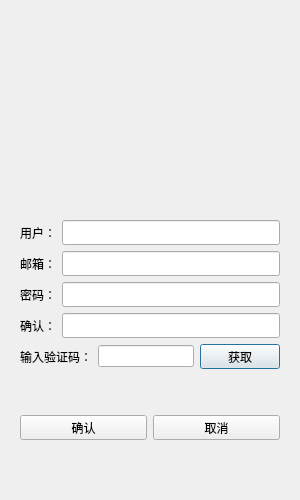
<?xml version="1.0" encoding="UTF-8"?>
<ui version="4.0">
 <class>RegisterDialog</class>
 <widget class="QDialog" name="RegisterDialog">
  <property name="geometry">
   <rect>
    <x>0</x>
    <y>0</y>
    <width>300</width>
    <height>500</height>
   </rect>
  </property>
  <property name="minimumSize">
   <size>
    <width>300</width>
    <height>500</height>
   </size>
  </property>
  <property name="maximumSize">
   <size>
    <width>300</width>
    <height>500</height>
   </size>
  </property>
  <property name="windowTitle">
   <string>Dialog</string>
  </property>
  <layout class="QHBoxLayout" name="horizontalLayout">
   <item>
    <layout class="QVBoxLayout" name="verticalLayout">
     <item>
      <spacer name="verticalSpacer">
       <property name="orientation">
        <enum>Qt::Vertical</enum>
       </property>
       <property name="sizeHint" stdset="0">
        <size>
         <width>20</width>
         <height>40</height>
        </size>
       </property>
      </spacer>
     </item>
     <item>
      <widget class="QStackedWidget" name="stackedWidget">
       <widget class="QWidget" name="page">
        <layout class="QVBoxLayout" name="verticalLayout_2">
         <item>
          <layout class="QHBoxLayout" name="horizontalLayout_2">
           <item>
            <widget class="QLabel" name="user_label">
             <property name="minimumSize">
              <size>
               <width>0</width>
               <height>25</height>
              </size>
             </property>
             <property name="maximumSize">
              <size>
               <width>16777215</width>
               <height>25</height>
              </size>
             </property>
             <property name="text">
              <string>用户：</string>
             </property>
            </widget>
           </item>
           <item>
            <widget class="QLineEdit" name="user_edit">
             <property name="minimumSize">
              <size>
               <width>0</width>
               <height>25</height>
              </size>
             </property>
             <property name="maximumSize">
              <size>
               <width>16777215</width>
               <height>25</height>
              </size>
             </property>
            </widget>
           </item>
          </layout>
         </item>
         <item>
          <layout class="QHBoxLayout" name="horizontalLayout_3">
           <item>
            <widget class="QLabel" name="email_label">
             <property name="minimumSize">
              <size>
               <width>0</width>
               <height>25</height>
              </size>
             </property>
             <property name="maximumSize">
              <size>
               <width>16777215</width>
               <height>25</height>
              </size>
             </property>
             <property name="text">
              <string>邮箱：</string>
             </property>
            </widget>
           </item>
           <item>
            <widget class="QLineEdit" name="email_edit">
             <property name="minimumSize">
              <size>
               <width>0</width>
               <height>25</height>
              </size>
             </property>
             <property name="maximumSize">
              <size>
               <width>16777215</width>
               <height>25</height>
              </size>
             </property>
            </widget>
           </item>
          </layout>
         </item>
         <item>
          <layout class="QHBoxLayout" name="horizontalLayout_4">
           <item>
            <widget class="QLabel" name="pass_label">
             <property name="minimumSize">
              <size>
               <width>0</width>
               <height>25</height>
              </size>
             </property>
             <property name="maximumSize">
              <size>
               <width>16777215</width>
               <height>25</height>
              </size>
             </property>
             <property name="text">
              <string>密码：</string>
             </property>
            </widget>
           </item>
           <item>
            <widget class="QLineEdit" name="pass_edit">
             <property name="minimumSize">
              <size>
               <width>0</width>
               <height>25</height>
              </size>
             </property>
             <property name="maximumSize">
              <size>
               <width>16777215</width>
               <height>25</height>
              </size>
             </property>
            </widget>
           </item>
          </layout>
         </item>
         <item>
          <layout class="QHBoxLayout" name="horizontalLayout_5">
           <item>
            <widget class="QLabel" name="confirm_label">
             <property name="minimumSize">
              <size>
               <width>0</width>
               <height>25</height>
              </size>
             </property>
             <property name="maximumSize">
              <size>
               <width>16777215</width>
               <height>25</height>
              </size>
             </property>
             <property name="text">
              <string>确认：</string>
             </property>
            </widget>
           </item>
           <item>
            <widget class="QLineEdit" name="confirm_edit">
             <property name="minimumSize">
              <size>
               <width>0</width>
               <height>25</height>
              </size>
             </property>
             <property name="maximumSize">
              <size>
               <width>16777215</width>
               <height>25</height>
              </size>
             </property>
            </widget>
           </item>
          </layout>
         </item>
         <item>
          <layout class="QHBoxLayout" name="horizontalLayout_6">
           <item>
            <widget class="QLabel" name="verify_label">
             <property name="minimumSize">
              <size>
               <width>0</width>
               <height>25</height>
              </size>
             </property>
             <property name="maximumSize">
              <size>
               <width>16777215</width>
               <height>25</height>
              </size>
             </property>
             <property name="text">
              <string>输入验证码：</string>
             </property>
            </widget>
           </item>
           <item>
            <widget class="QLineEdit" name="verify_edit"/>
           </item>
           <item>
            <widget class="QPushButton" name="getcode_btn">
             <property name="minimumSize">
              <size>
               <width>0</width>
               <height>25</height>
              </size>
             </property>
             <property name="maximumSize">
              <size>
               <width>16777215</width>
               <height>25</height>
              </size>
             </property>
             <property name="text">
              <string>获取</string>
             </property>
            </widget>
           </item>
          </layout>
         </item>
         <item>
          <spacer name="verticalSpacer_2">
           <property name="orientation">
            <enum>Qt::Vertical</enum>
           </property>
           <property name="sizeHint" stdset="0">
            <size>
             <width>20</width>
             <height>40</height>
            </size>
           </property>
          </spacer>
         </item>
         <item>
          <layout class="QHBoxLayout" name="horizontalLayout_7">
           <item>
            <widget class="QPushButton" name="confim_btn">
             <property name="minimumSize">
              <size>
               <width>0</width>
               <height>25</height>
              </size>
             </property>
             <property name="maximumSize">
              <size>
               <width>16777215</width>
               <height>25</height>
              </size>
             </property>
             <property name="text">
              <string>确认</string>
             </property>
            </widget>
           </item>
           <item>
            <widget class="QPushButton" name="cancel_btn">
             <property name="minimumSize">
              <size>
               <width>0</width>
               <height>25</height>
              </size>
             </property>
             <property name="maximumSize">
              <size>
               <width>16777215</width>
               <height>25</height>
              </size>
             </property>
             <property name="text">
              <string>取消</string>
             </property>
            </widget>
           </item>
          </layout>
         </item>
         <item>
          <spacer name="verticalSpacer_3">
           <property name="orientation">
            <enum>Qt::Vertical</enum>
           </property>
           <property name="sizeHint" stdset="0">
            <size>
             <width>20</width>
             <height>40</height>
            </size>
           </property>
          </spacer>
         </item>
        </layout>
       </widget>
       <widget class="QWidget" name="page_2"/>
      </widget>
     </item>
    </layout>
   </item>
  </layout>
 </widget>
 <resources/>
 <connections/>
</ui>
